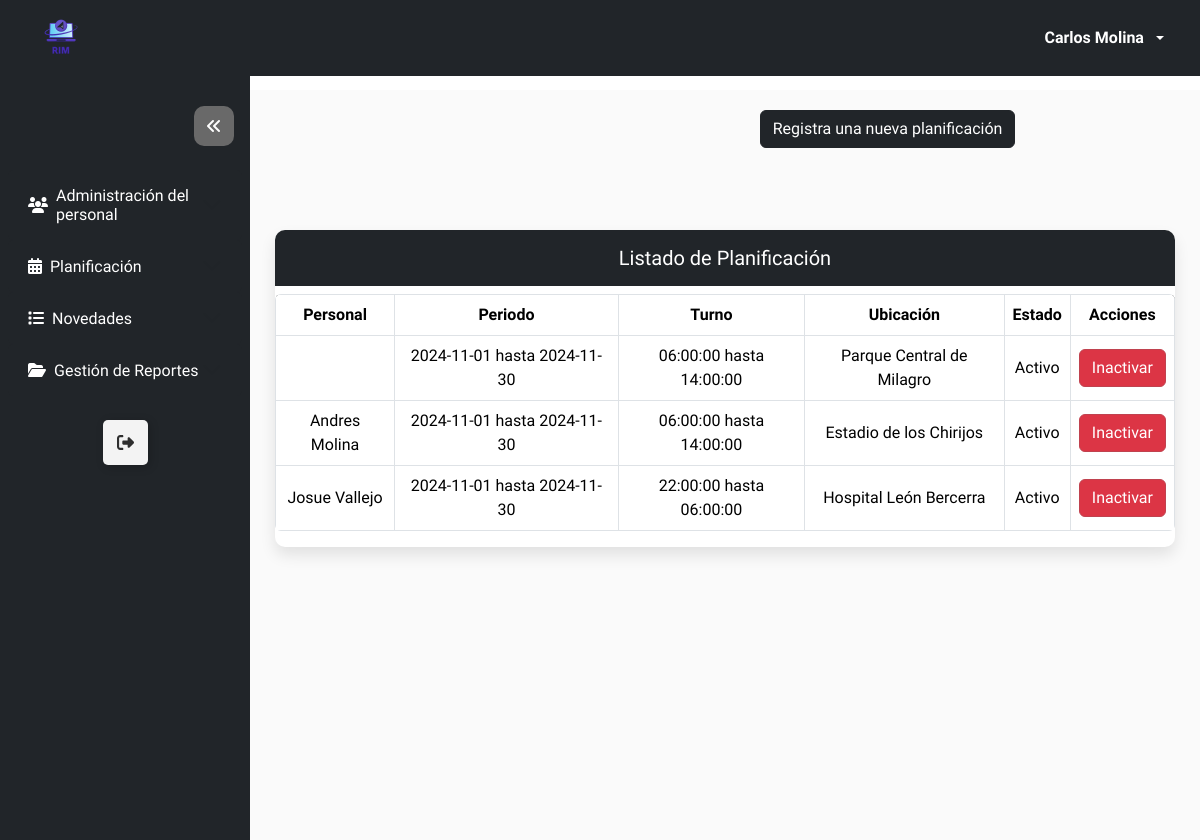
The app's page /calendario/listar_planificacion/ (signed in) with its own data.
### Modulos/Login/models.py (models this page shows, shortened)
class Usuario(AbstractBaseUser, PermissionsMixin):
    username = models.CharField(max_length=15,unique=True)
    email = models.EmailField(unique=True, max_length=50)
    nombre = models.CharField(max_length = 15, blank = True, null = True)
    apellido = models.CharField(max_length = 15, blank = True, null = True)
    cedula = models.CharField(unique=True, max_length=10, null=True)
    estado = models.BooleanField(default=True)
    is_staff = models.BooleanField(default=False)  # Permitir el acceso al admin
    is_superuser = models.BooleanField(default=False)  #Acceso completo y sin restricciones, permitiendo cualquier acción.
    primera_sesion = models.BooleanField(default=True)
    fecha_creacion = models.DateTimeField(auto_now_add=True)
    fecha_modificacion = models.DateTimeField(auto_now=True)
    rol = models.ForeignKey('Rol', on_delete=models.SET_NULL, null=True, blank=True)
    objects = UsuarioManager()
    USERNAME_FIELD = 'username'
    def __str__(self):
        return f'{self.nombre} {self.apellido}'

### Modulos/Coordinador/Calendario/models.py (models this page shows)
class TurnUsuario_Model(models.Model):
    usuario = models.ForeignKey(Usuario, on_delete = models.PROTECT)
    calendario = models.ForeignKey(Calendario_Model, on_delete = models.PROTECT)
    turno = models.ForeignKey(Turno_Model, on_delete = models.PROTECT)
    ubicacion = models.ForeignKey(Ubicacion_Model, on_delete= models.PROTECT)
    estado = models.BooleanField(default = True)
    class Meta:
        unique_together = ('usuario', 'calendario', 'turno', 'ubicacion')

class Calendario_Model(models.Model):
    fecha_inicio = models.DateField(auto_now = False)
    fecha_fin = models.DateField(auto_now = False)
    estado = models.BooleanField(default = True)
    class Meta:
        constraints = [
            models.UniqueConstraint(fields=['fecha_inicio', 'fecha_fin'], name = 'fecha_unica')
        ]
    def __str__(self):
        return f'{self.fecha_inicio} hasta {self.fecha_fin}'

### Modulos/Coordinador/Turno/models.py (models this page shows)
class Turno_Model(models.Model):
    hora_inicio = models.TimeField(auto_now = False, auto_now_add= False)
    hora_fin = models.TimeField(auto_now = False, auto_now_add= False)
    estado = models.BooleanField(default = True)
    class Meta:
        constraints = [
            models.UniqueConstraint(fields=['hora_inicio', 'hora_fin'], name='unique_hora_inicio_hora_fin')
        ]
    def __str__(self):
        return f'{self.hora_inicio} hasta {self.hora_fin}'

### Modulos/Coordinador/Ubicacion/models.py (models this page shows)
class Ubicacion_Model(models.Model):
    lugar = models.CharField(unique = True, max_length = 50)
    sector = models.CharField(max_length = 100)
    estado = models.BooleanField(default = True)
    def __str__(self):
        return f'{self.lugar}'

### Modulos/Coordinador/Calendario/views.py (the view)
# urls.py: path('listar_planificacion/', CalendarioUsuario_View.as_view(), name = 'listar_planificacion'),
class CalendarioUsuario_View(LoginRequiredMixin, RoleRequiredMixin, ListView):
    model = TurnUsuario_Model
    required_role = 'Coordinador'
    template_name = 'listado_planificacion.html'
    context_object_name = 'calendarioUs'
    paginate_by = 5
    def get_context_data(self, **kwargs):
        context = super().get_context_data(**kwargs)
        context['dirurl'] = reverse('calendario:crear_planificacion')
        context['title_table'] = 'Listado de Planificación'
        return context

### Modulos/Login/mixin.py (called while the page is built)
    def dispatch(self, request, *args, **kwargs):
        if not request.user.rol or request.user.rol.name != self.required_role:
            return redirect(reverse('login:acceso_restringido'))
        return super().dispatch(request, *args, **kwargs)

### Modulos/Login/utils.py (called while the page is built)
def configuracion_completa():
    rol = Rol.objects.filter(name='Coordinador', estado=True).exists()
    usuario_coordinador = Usuario.objects.filter(rol__name='Coordinador', estado=True).exists()
    return rol and usuario_coordinador

### Modulos/Coordinador/Calendario/templates/listado_planificacion.html (shortened to what this page needs)
{% extends 'modulos.html' %}
{% load static %}
{% block btnTitle %}
<a class="btn btn-dark btn-add" href="{{ dirurl }}">
    Registra una nueva planificación
</a>
{% endblock %}
{% block thead %}
<th> Personal </th>
<th> Periodo </th>
<th> Turno </th>
<th> Ubicación </th>
<th> Estado </th>
<th> Acciones </th>
{% endblock %}
{% block tbody %}
{% if calendarioUs %}
{% for i in calendarioUs %}
<tr>
    <td> {{i.usuario}} </td>
    <td> {{i.calendario}} </td>
    <td> {{i.turno}} </td>
    <td> {{i.ubicacion}} </td>
    {% if i.estado == True %}
    <td> Activo </td>
    {% else %}
    <td> Inactivo </td>
    {% endif %}
    <td>
        <form action="{% url 'calendario:InactivarActivarPlanificacion' i.id %}" method="post" style="display: inline;">
            {% if i.estado %}
            <button type="submit" class="btn btn-danger">Inactivar</button>
            {% else %}
            <button type="submit" class="btn btn-success">Activar</button>
            {% endif %}
        </form>
    </td>
</tr>
{% endfor %}
{% else %}
<tr>
    <td colspan="6"> No existen planificaciones </td>
</tr>
{% endif %}
{% endblock %}

### templates/navbar.html (shortened to what this page needs)
{% load static %}
<nav class="navbar navbar-expand-lg navbar-dark bg-dark sticky-top">
    <div class="container-fluid">
        <a href="/" class="navbar-brand">
            <img src="{% static 'img/logo_rim.png' %}" class="mx-4" width="50px">
        </a>
        <div class="collapse navbar-collapse justify-content-end" id="navbarContent">
            <ul class="navbar-nav mb-2 mb-lg-0">
                <li class="nav-item dropdown mx-3 my-auto">
                    <a class="nav-link dropdown-toggle text-white d-flex align-items-center" href="#" role="button"
                        data-bs-toggle="dropdown" aria-expanded="false">
                        <span class="me-2"><b>{{ nombre }} {{ apellido }}</b></span>
                    </a>
                </li>
            </ul>
        </div>
    </div>
</nav>

### static/css/style.css (style rules this page uses)
:root { --bg-color: #FAFAFA; --sidebar-bg: rgb(18, 23, 30); --sidebar-hover-bg: beige; --sidebar-text-color: white; --sidebar-hover-text: black; --arrow-bg: dimgrey; --arrow-hover-bg: rgb(218, 218, 218); --arrow-hover-color: #12171e; --transition-speed: 0.5s; }

### static/css/style_tabla.css (style rules this page uses)
.table td, .table th { vertical-align: middle; }
.table th, td { font-size: 16px; padding: 40px; text-align: center; }
.table .btn { font-size: 16px; }

### records on screen
Usuario: nombre "Carlos", apellido "Molina"
TurnUsuario_Model: calendario "2024-11-01 hasta 2024-11-30", turno "06:00:00 hasta 14:00:00", ubicacion "Parque Central de Milagro", estado "Activo"
TurnUsuario_Model: usuario "Andres Molina", calendario "2024-11-01 hasta 2024-11-30", turno "06:00:00 hasta 14:00:00", ubicacion "Estadio de los Chirijos", estado "Activo"
TurnUsuario_Model: usuario "Josue Vallejo", calendario "2024-11-01 hasta 2024-11-30", turno "22:00:00 hasta 06:00:00", ubicacion "Hospital León Bercerra", estado "Activo"

### other values on screen
{{ title_table }} "Listado de Planificación"
